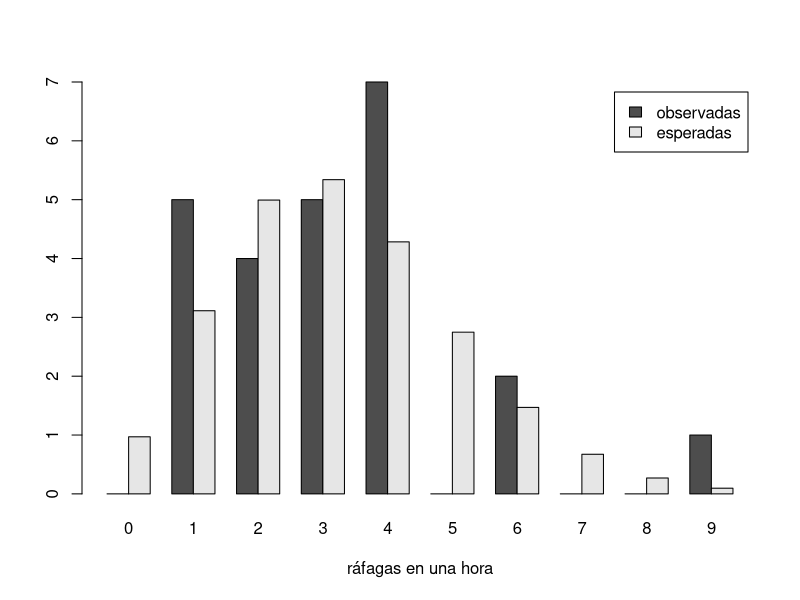

R code for this plot:
# Programa 1: momentos para las cinco series
# Del artículo «Estimación puntual — práctica en R con la estación del campus, momentos, optimize, optim y fitdist (y la verosimilitud que me salía cero con 400 lecturas)»
# https://sergiolearns.com/estimacion-puntual-practica/

# Datos de la estación de la azotea
viento  <- c(7.9, 12.2, 11.5, 11.8, 7.0, 11.7, 4.6, 20.3, 9.4, 10.6,
             12.9, 3.1, 9.2, 27.3, 12.3, 5.5, 14.2, 14.2, 7.4, 21.1,
             14.6, 6.4, 25.4, 8.2, 14.8, 4.1, 7.1, 18.0, 5.6, 16.4,
             13.1, 19.7, 12.1, 11.0, 9.1, 20.8, 21.7, 18.6, 1.2, 4.5)
rafagas <- c(2, 6, 4, 4, 9, 4, 4, 1, 3, 3, 1, 4, 1, 1, 3, 2, 2, 3, 4, 3, 1, 4, 6, 2)
llueve  <- c(0, 1, 0, 0, 0, 0, 0, 1, 0, 0, 0, 0, 1, 0, 1, 0, 1, 0, 1, 0, 0, 0, 0, 0, 0, 0, 1, 1, 0, 1)
lluvia  <- c(5.0, 8.8, 6.8, 6.1, 0.8, 8.7, 3.7, 10.0, 7.4, 1.6,
             7.1, 1.3, 7.5, 6.6, 12.0, 4.0, 7.2, 12.2, 14.8, 6.6)
retraso <- c(1.34, 1.18, 2.95, 3.36, 3.51, 1.17, 3.42, 3.74, 1.62, 0.91, 0.05, 1.01, 3.35, 0.52, 1.37)

s2prima <- function(x) mean((x - mean(x))^2)   # momento central de orden 2: divide entre n

# 1) Estimadores por el método de los momentos
mm <- c(lambda_rafagas = mean(rafagas),                  # Poisson: E(X) = lambda
        p_llueve       = mean(llueve),                   # Bernoulli: E(X) = p
        alpha_viento   = 2 * mean(viento)^2 / pi,        # Rayleigh: E(X) = sqrt(alpha*pi/2)
        forma_lluvia   = mean(lluvia)^2 / s2prima(lluvia),   # gamma: forma
        tasa_lluvia    = mean(lluvia) / s2prima(lluvia),     # gamma: tasa
        theta_retraso  = 2 * mean(retraso))              # uniforme(0, theta): E(X) = theta/2
round(mm, 3)

# 2) ¿Encaja la Poisson con las ráfagas? Observadas frente a esperadas
obs <- table(factor(rafagas, levels = 0:9))      # horas con 0, 1, ..., 9 ráfagas
esp <- 24 * dpois(0:9, mm["lambda_rafagas"])     # horas esperadas si lambda = 3.21
tab <- rbind(observadas = as.vector(obs), esperadas = round(esp, 1))
colnames(tab) <- 0:9                             # una columna por número de ráfagas
tab
barplot(rbind(obs, esp), beside = TRUE, names.arg = 0:9,
        legend.text = c("observadas", "esperadas"), xlab = "ráfagas en una hora")

# 3) ¿Cuántas veces 2 * media queda por debajo del dato más grande?
set.seed(4)
imposible <- replicate(10000, {
  x <- runif(15, 0, 4)          # 15 retrasos con theta = 4
  2 * mean(x) < max(x)          # TRUE si el estimador deja fuera un dato
})
mean(imposible)                 # proporción de muestras con un estimador imposible
